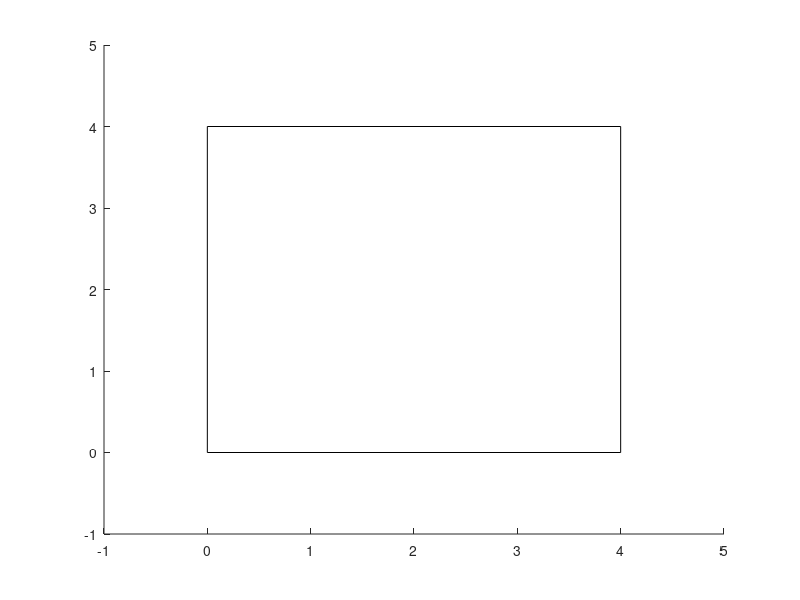

MATLAB code for this plot: (Note: this script raises an error after producing the figure.)
clear all
clf
hold on

lu = 4;

rectangle('Position', [0 0 lu lu]);
axis([-1 lu+1 -1 lu+1]);

n = 10000;
p1 = 0;
p2 = 0;
p3 = 0;
for i = 1:n
    x = [rand()*lu rand()*lu];
    distA = distPct(x, [0 0]);
    distB = distPct(x, [0 lu]);
    distC = distPct(x, [lu lu]);
    distD = distPct(x, [lu, 0]);
    dist = [distA, distB, distC, distD];
    if (sum(dist > 3) == 1)
        plot(x(1), x(2), 'r.')
        p1 = p1 + 1;
    end
    if (sum(dist > 3) == 0)
        plot(x(1), x(2), 'b.')
        p2 = p2 + 1;
    end
    distAB = distPct(x, [0 lu/2]);
    distBC = distPct(x, [lu, lu/2]);
    distCD = distPct(x, [lu/2 lu]);
    distAD = distPct(x, [lu/2 0]);
    dist_mij = [distAB distBC distCD distAD];
    if (sum(dist_mij < 2) == 1)
        plot(x(1), x(2), 'g.')
        p3 = p3 + 1;
    end
end

fprintf('%f - A1\n', p1/n)
fprintf('%f - A2\n', p2/n)
fprintf('%f - A3\n', p3/n)
fprintf('%f - B sup\n', p2/n * (lu^2))
